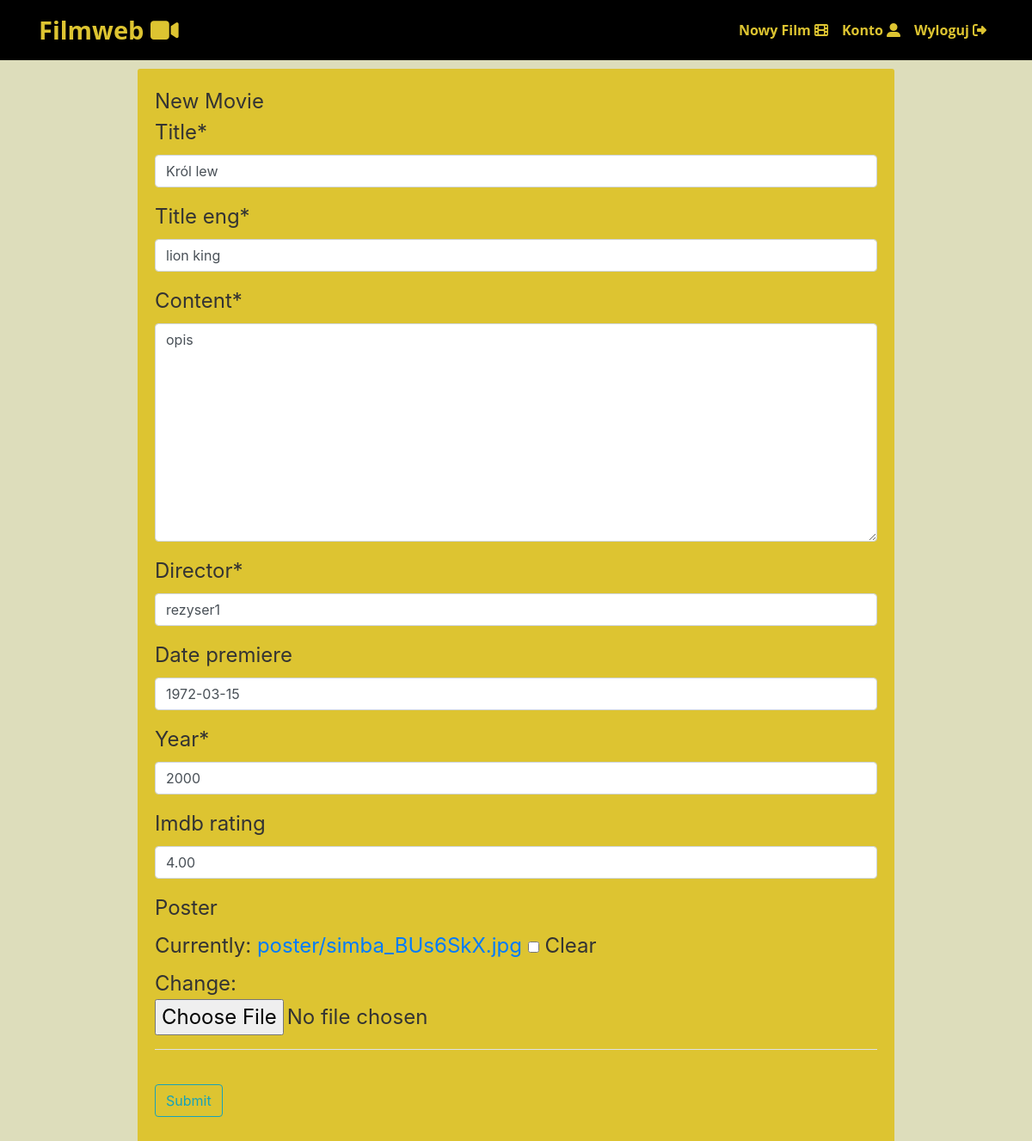
The page /movie/3/update/ (signed in) on the database its author committed.
### movie/models.py (models this page shows, shortened)
class Movie (models.Model):
	title = models.CharField(max_length=100)
	title_eng = models.CharField(max_length=100, default='default')
	content = models.TextField()
	director = models.CharField(max_length=100, default='default')
	date_premiere = models.DateField(null=True, blank=True)
	author = models.ForeignKey(User, on_delete=models.CASCADE)
	year = models.PositiveSmallIntegerField(default=2000)
	imdb_rating = models.DecimalField(max_digits=4, decimal_places=2, null=True, blank=True)
	poster = models.ImageField(upload_to="poster", null=True, blank=True)
	extra = models.OneToOneField(ExtraInfo, on_delete=models.CASCADE, null=True, blank=True)

### movie/views.py (the view, shortened to what this page needs)
# urls.py: path('movie/<int:pk>/update/', MovieUpdateView.as_view(), name='movie-update'),
class MovieUpdateView(LoginRequiredMixin, UserPassesTestMixin, UpdateView):
    model = Movie
    fields = ['title','title_eng' , 'content', 'director', 'date_premiere', 'year', 'imdb_rating', 'poster' ]
    def test_func(self):
        movie = self.get_object()
        if self.request.user == movie.author:
            return True
        return False

### movie/templates/movie/movie_form.html (shortened to what this page needs)
{% extends 'movie/base.html' %}
{% load crispy_forms_tags %}
{% block content %}
	<div class="content-section">
		<form method="POST" enctype="multipart/form-data">
			<fieldset class="form-group">
				<legend class="border-bottom mb-4"> New Movie<legend>
				{{ form|crispy }}
			</fieldset>
			<div class="form-group">
				<button class="btn btn-outline-info" type="submit">Submit </button>
			</div>
		</form>
	</div>
{% endblock %}

### movie/static/movie/film.css (style rules this page uses)
body { background: #ddb; color: #333333; margin-top: 5rem; }
.content-section { background: #ddc431; padding: 20px 20px; border-radius: 3px; margin-bottom: 20px; }

### rows shown on the page
Movie: title "Król lew", title_eng "lion king", content "opis", director "rezyser1", date_premiere "1972-03-15", year "2000", imdb_rating "4.00"
